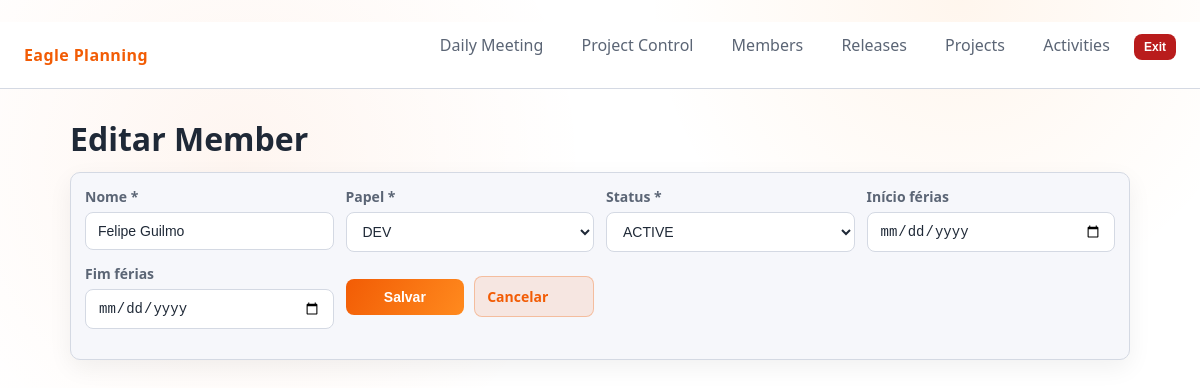
Screenshot of /members/4/edit with the database file from the repository.
### eagle_pm/app/models.py (models this page shows)
class Member(Base):
    __tablename__ = "member"
    id = Column(Integer, primary_key=True)
    name = Column(String(255), nullable=False)
    role_code = Column(String(3), ForeignKey("index_role.code"), nullable=False)
    status_code = Column(String(3), ForeignKey("index_user_status.code"), nullable=False)
    vacation_start = Column(Date, nullable=True)
    vacation_end = Column(Date, nullable=True)
    created_at = Column(DateTime, default=utcnow, nullable=False)
    updated_at = Column(DateTime, default=utcnow, onupdate=utcnow, nullable=False)
    role = relationship("IndexRole")
    status = relationship("IndexUserStatus")
    activities = relationship("Activity", back_populates="assigned_member")
    __table_args__ = (
        Index("idx_member_role", "role_code"),
        Index("idx_member_status", "status_code"),
    )

class IndexRole(Base):
    __tablename__ = "index_role"
    code = Column(String(3), primary_key=True)
    name = Column(String(32), nullable=False)

class IndexUserStatus(Base):
    __tablename__ = "index_user_status"
    code = Column(String(3), primary_key=True)
    name = Column(String(32), nullable=False)

### eagle_pm/app/routes.py (the view)
@router.get("/members/{member_id}/edit")
def edit_member(request: Request, member_id: int, session: Session = Depends(get_session)):
    member = crud.get_member(session, member_id)
    if not member:
        raise HTTPException(status_code=404, detail="Member not found")
    role_options = crud.get_index_options(session, models.IndexRole)
    status_options = crud.get_index_options(session, models.IndexUserStatus)
    return templates.TemplateResponse(
        "member_edit.html",
        {
            "request": request,
            "title": "Edit Member",
            "member": member,
            "role_options": role_options,
            "status_options": status_options,
        },
    )

### eagle_pm/app/templates/member_edit.html (shortened to what this page needs)
{% extends "base.html" %}
{% block content %}
  <h1>Editar Member</h1>
  <div class="panel">
    <form method="post" action="/members/{{ member.id }}/edit" class="form-grid">
      <label>
        Nome *
        <input type="text" name="name" value="{{ member.name }}" required />
      </label>
      <label>
        Papel *
        <select name="role_code" required>
          {% for code, name in role_options %}
            <option value="{{ code }}" {% if member.role_code == code %}selected{% endif %}>{{ name }}</option>
          {% endfor %}
        </select>
      </label>
      <label>
        Status *
        <select name="status_code" required>
          {% for code, name in status_options %}
            <option value="{{ code }}" {% if member.status_code == code %}selected{% endif %}>{{ name }}</option>
          {% endfor %}
        </select>
      </label>
      <label>
        Início férias
        <input type="date" name="vacation_start" value="{{ member.vacation_start if member.vacation_start else '' }}" />
      </label>
      <label>
        Fim férias
        <input type="date" name="vacation_end" value="{{ member.vacation_end if member.vacation_end else '' }}" />
      </label>
      <div class="actions">
        <button type="submit">Salvar</button>
        <a class="btn secondary" href="/members">Cancelar</a>
      </div>
    </form>
  </div>
{% endblock %}

### eagle_pm/app/static/app.css (style rules this page uses)
* { box-sizing: border-box; }
body { margin: 0; font-family: "Segoe UI", "Inter", system-ui, -apple-system, sans-serif; background: radial-gradient(circle at 20% 20%, rgba(242,92,5,0.06), transparent 30%), radial-gradient(circle at 80% 0%, rgba(255,138,30,0.08), transparent 25%), var(--bg); color: var(--text); }
a { text-decoration: none; }
h1 { margin: 0 0 12px 0; }
.panel { background: var(--panel); border: 1px solid var(--border); border-radius: var(--radius); padding: var(--space); margin-bottom: 16px; box-shadow: 0 8px 24px rgba(0,0,0,0.06); }
.form-grid { display: grid; grid-template-columns: repeat(auto-fit, minmax(220px, 1fr)); gap: 12px; }
label { color: var(--muted); font-size: 14px; font-weight: 700; }
input, select, button, .btn { border-radius: 8px; border: 1px solid var(--border); background: #ffffff; color: var(--text); padding: 10px 12px; font-size: 14px; width: 100%; }
.form-grid label, .form-inline label { display: flex; flex-direction: column; align-items: flex-start; gap: 6px; }
button, .btn { background: linear-gradient(120deg, var(--accent), var(--accent-2)); color: #ffffff; font-weight: 700; border: none; cursor: pointer; }
.btn.secondary { background: rgba(242,92,5,0.1); color: var(--accent); border: 1px solid rgba(242,92,5,0.3); }
.actions { display: flex; gap: 10px; align-items: center; }

### rows the page displays
Member: name "Felipe Guilmo", role_code "DEV", status_code "ACTIVE"
